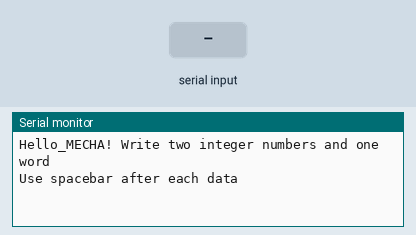
This sketch was run on a simulated Arduino Uno, built with avr-gcc and run on an emulated ATmega328P. Parts: the last lines printed to the serial monitor. The test bench sets the inputs (shaded band).

Above: at 1.2 s.
1.3 s: "90,45\n" received over Serial
At 2.1 s:
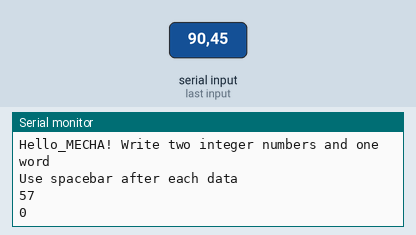
2.8 s: "30,150\n" received over Serial
At 4.4 s:
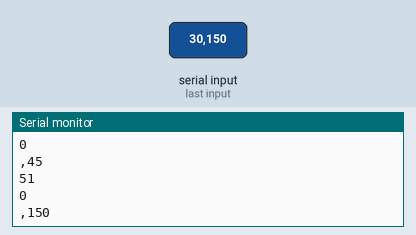
Timing chart, 0 to 5.9 s (numbered marks = the images above; inputs shaded):
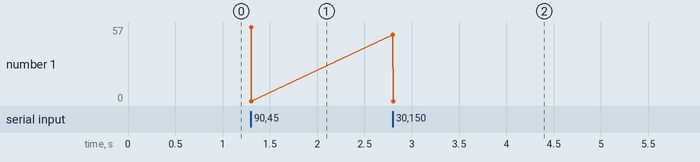

Measured:
- after the input at 1.3 s, the serial monitor: prints a new line at once (image 1)
- after the input at 2.8 s, the serial monitor: prints a new line at once (image 2)

The sketch:

Serialmonitor_basic.ino
```cpp
void setup()
{
  Serial.begin(9600);    //Serial 통신속도 설정. Arduino같은 경우 9600으로 한다
  Serial.print("Hello_MECHA! ");  //줄 넘기지 않고 출력
  Serial.println("Write two integer numbers and one word");
  Serial.println("Use spacebar after each data"); //출력 후 줄 넘기기
}

void loop()
{
  if(Serial.available()){
    int input=Serial.read();
    //맨 앞자리 숫자or문자를 ASCII코드로 반환. 두자리 이상 숫자나 문자는 첫번째 자리만 반환됨
    Serial.println(input);
    int ascii=Serial.parseInt();  //ASCII코드에 해당하는 숫자로 반환(입력한 그대로)
    Serial.println(ascii);
    String ch=Serial.readString();  //문자열 읽기
    Serial.println(ch);
  }
}
```
